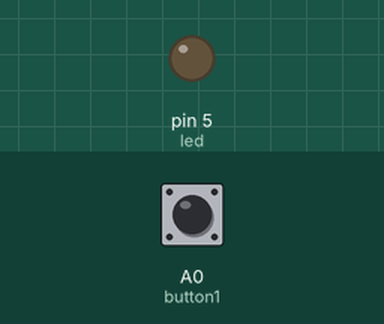
Bench run of a program on a simulated SparkFun Pro Micro, built with avr-gcc and run on an emulated ATmega32U4. Parts: output pins drawn as LEDs (lit = HIGH). The test bench sets the inputs (shaded band); at power-on: A0 (button1) LOW.

Above: at 1.2 s.
1.3 s: A0 (button1) pulled HIGH for 0.15 s
At 3.8 s:
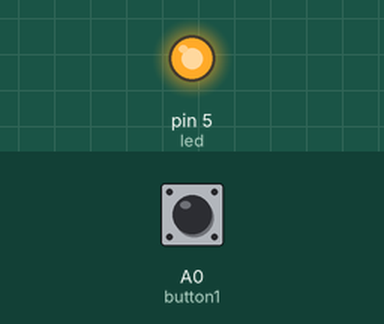
4.3 s: A0 (button1) pulled HIGH for 1 s
At 7.3 s:
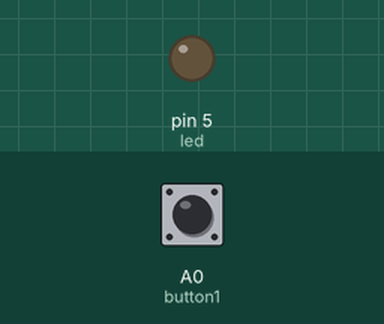
8.2 s: A0 (button1) pulled HIGH for 3.2 s
At 13.2 s:
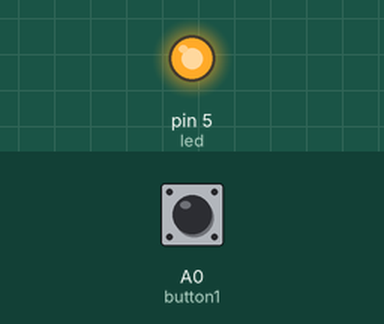
Timing chart, 0 to 14.7 s (numbered marks = the images above; inputs shaded):
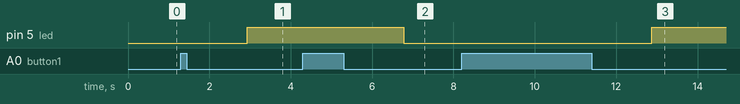

The program:

main.cpp
```cpp
#include <Arduino.h>

int led = 5;

int button1 = A0;
int brightness = 0;
int led1 = 0 ;
//#define debug

void setup() {
  pinMode(led, OUTPUT);
  pinMode(button1, INPUT);
  analogWrite(led, 0);
  #ifdef debug
  Serial.begin(9600);
  #endif

}


void loop() {


  if (led1 == 1 && brightness < 5) {
    for (brightness=0; brightness < 256; brightness++){
    analogWrite(led, brightness);
    // Warte 5 Millisekunden
    delay(5);
    #ifdef debug
    Serial.println(brightness);
    #endif
    }
   }


  if (led1 == 0 && brightness > 5) {
    for (brightness=255; brightness > -1; brightness--){
    analogWrite(led, brightness);
    // Warte 5 Millisekunden
    delay(5);
    #ifdef debug
    Serial.println(brightness);
    #endif
    }
   }

  if (digitalRead(button1) == HIGH) {
    if (led1 == 1){
        led1 = 0;
      }
      else{
        led1 = 1;
      }

    while (digitalRead(button1) == HIGH)
      {
        /* code */
      }
    delay(100);
     #ifdef debug
     Serial.print(digitalRead(button1));
     Serial.print("   ");
     Serial.println(digitalRead(led1));
     #endif
  }
  delay(100);

}
```

Measured:
- after the input at 1.3 s, pin 5 (led): LOW → HIGH after 1.6 s
- after the input at 4.3 s, pin 5 (led): HIGH → LOW after 2.5 s
- after the input at 8.2 s, pin 5 (led): LOW → HIGH after 4.7 s
